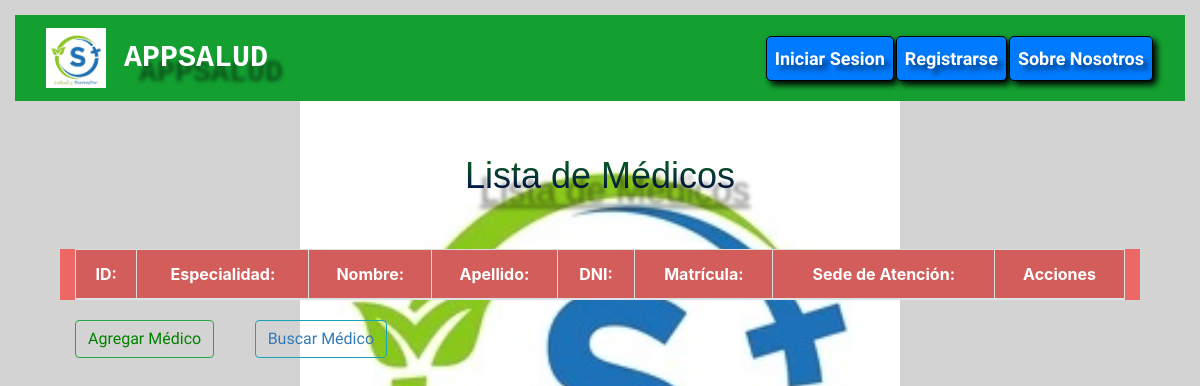
The app's page /medicos/, older data.
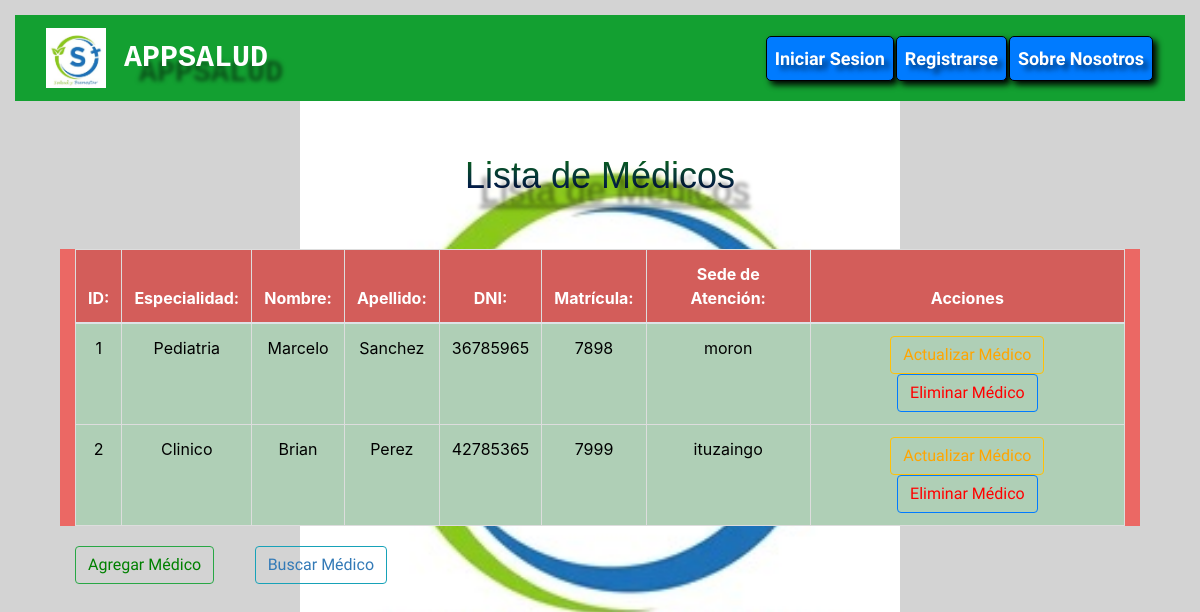
The same page, newer data.
### AppSalud/models.py (models this page shows, shortened)
class Medicos(models.Model):
    id_especialidad = models.ForeignKey(Especialidad, on_delete=models.CASCADE)
    nombre_medico = models.CharField(max_length=30)
    apellido_medico = models.CharField(max_length=30)
    dni_medico = models.IntegerField(max_length=30)
    id_matricula = models.ForeignKey(Matricula, on_delete=models.CASCADE)
    id_numero_de_consultorio = models.ForeignKey(Consultorio, on_delete=models.CASCADE)
    id_sede = models.ForeignKey(Sede_Clinica, on_delete=models.CASCADE)

class Especialidad(models.Model):
    nombre_especialidad = models.CharField(max_length=30)

class Matricula(models.Model):
    matricula = models.IntegerField(primary_key=True)
    numero_legajo = models.IntegerField(max_length=30)
    años_de_servicio = models.IntegerField(max_length=10)
    pacientes_atendidos = models.IntegerField(max_length=10)

class Sede_Clinica(models.Model):
    id_localidad = models.ForeignKey(Localidad, on_delete=models.CASCADE)
    telefono_sede = models.IntegerField(max_length=30)
    direccion_sede = models.CharField(max_length=30)
    email_sede = models.EmailField()

class Localidad(models.Model):
    localidad = models.CharField(max_length=30)
    provincia = models.CharField(max_length=30)

### AppSalud/views.py (the view)
# urls.py: path('medicos/', views.mostrar_medicos, name='Medicos'),
def mostrar_medicos(request):
    medico=Medicos.objects.all()
    context={'medico':medico}
    return render(request,'AppSalud/medicos.html', context=context)

### AppSalud/Templates/AppSalud/medicos.html (shortened to what this page needs)
{% extends "AppSalud/base.html" %}
{% load static %}
{% block codigoDinamico %}
<div class="container">
    <body style='background-color: lightgrey;'>
        <div class="container">
            <br>
            <h1><u>Lista de Médicos</u></h1>
            <br>
            <div class="container" style="background-color:#eb6864;">
                <table class="table table-active text-center">
                    <thead>
                        <tr>
                            <th scope="col">ID:</th>
                            <th scope="col">Especialidad:</th>
                            <th scope="col">Nombre:</th>
                            <th scope="col">Apellido:</th>
                            <th scope="col">DNI:</th>
                            <th scope="col">Matrícula:</th>
                            <th scope="col">Sede de Atención:</th>
                            <th scope="col">Acciones</th>
                        </tr>
                    </thead>
                    <tbody>
                        {% for medico in medico %}
                        <tr class="table-success text-center">
                            <td>{{medico.id}}</td>
                            <td>{{medico.id_especialidad.nombre_especialidad}}</td>
                            <td>{{medico.nombre_medico}}</td>
                            <td>{{medico.apellido_medico}}</td>
                            <td>{{medico.dni_medico}}</td>
                            <td>{{medico.id_matricula.matricula}}</td>
                            <td>{{medico.id_sede.id_localidad.localidad}}</td>
                            <td>
                                <button type="button" class="btn btn-outline-warning">
                                    <a href="{% url 'Actualizar_Medico' medico_id=medico.id %}" style='color: orange;'>Actualizar Médico</a>
                                </button>
                                <button type="button" class="btn btn-outline-primary">
                                    <a href="{% url 'Eliminar_Medico' medico_id=medico.id %}" style='color: red;'>Eliminar Médico</a>
                                </button>
                            </td>
                        </tr>
                        {% endfor %}
                    </tbody>
                </table>
            </div>
            <div class="container">
                <button type="button" class="btn btn-outline-success">
                    <a href="{% url 'Crear_Medico' %}" style='color: green;'>Agregar Médico</a>
                </button>
                <button type="button" class="btn btn-outline-info">
                    <a href="{% url 'Buscar_nombre_medico' %}" style='color: #337ab7;'>Buscar Médico</a>
                </button>
            </div>
        </div>
    </body>
</div>
{% endblock %}

### AppSalud/Templates/AppSalud/base.html (shortened to what this page needs)
{% load static %}
<!DOCTYPE html>
<html lang="en">
<head>
    <link href='https://bootswatch.com/5/journal/bootstrap.min.css' rel='stylesheet'/>
    <link rel="stylesheet" href="https://stackpath.bootstrapcdn.com/bootstrap/4.5.2/css/bootstrap.min.css">
    <link href="{% static "styles.css" %}" rel='stylesheet'/>
</head>
<body>
    <nav class="navbar navbar-expand-lg " data-bs-theme="dark">
        <div class="container-fluid">
            <a class="navbar-brand" href="{% url 'Home' %}"><img src="{% static 'salud.jpg' %}" width="60" height="60"> AppSalud</a>
            <div class="collapse navbar-collapse" id="navbarColor01">
                <ul class="navbar-nav me-auto">
                    {% if request.user.is_authenticated %}
                    <li class="nav-item">
                        <a class="nav-link" href="{% url 'Numeros_de_Turnos' %}">Turnos</a>
                    </li>
                    <li class="nav-item">
                        <a class="nav-link" href="{% url 'Medicos' %}">Medicos</a>
                    </li>
                    <li class="nav-item">
                        <a class="nav-link" href="{% url 'Matricula' %}">Matriculas</a>
                    </li>
                    <li class="nav-item">
                    <a class="nav-link" href="{% url 'Coberturas' %}">Coberturas</a>
                    </li>
                    <li class="nav-item">
                    <a class="nav-link" href="{% url 'Especialidades' %}">Especialidades</a>
                    </li>
                    <li class="nav-item">
                    <a class="nav-link" href="{% url 'Localidades' %}">Localidades</a>
                    </li>
                    <li class="nav-item">
                    <a class="nav-link" href="{% url 'Pacientes' %}">Pacientes</a>
                    </li>
                    <li class="nav-item">
                    <a class="nav-link" href="{% url 'Sedesclinicas' %}">Sedes</a>
                    </li>
                    <li class="nav-item1">
                        <a class="nav-link1" href="{% url 'Logout' %}">Cerrar Sesion</a>
                    </li>&nbsp;&nbsp;&nbsp;
                    <div class="container1">
                        {% if request.user.is_authenticated %}
                        <br>
                        <p><div class="nombre">{{user.username}},</div><br>
                            Bienvenido a
                            AppSalud
                        </p>
                        {% else %}
                        {% endif %}
                    </div>
                    {% else %}
                    <li class="nav-item">
                        <a class="nav-link" href="{% url 'Login' %}">Iniciar Sesion</a>
                    </li>
                    <li class="nav-item">
                        <a class="nav-link" href="{% url 'Registro' %}">Registrarse</a>
                    </li>
                    <li class="nav-item">
                        <a class="nav-link" href="{% url 'About' %}">Sobre Nosotros</a>
                    </li>
                    {% endif %}
                </ul>
            </div>
        </div>
    </nav><br>
    {% block codigoDinamico %}
    {% endblock %}
</body>
</html>

### AppSalud/static/styles.css (style rules this page uses)
body { background-image: url('salud.jpg'); background-size: 50%; background-position: center ; background-repeat: no-repeat; background-color: rgb(255, 255, 255); padding-left: 15px; padding-right: 15px; padding-top: 15px; padding-bottom: 15px; background-attachment:fixed; }
.navbar-brand { color: rgb(255, 255, 255); font-size: 30px; text-shadow: 15px 15px 4px rgba(0, 0, 0, 0.5); font-family:'Courier New', Courier, monospace; }
.navbar { background-color: rgb(138, 200, 27); padding: -10px; animation: slideInUp 1s ease-in-out; }
.nav-item { background-color: #007bff; text-align:unset; border: 1px solid #000000; border-radius: 5px; box-shadow: 4px 4px 6px rgba(2, 2, 2, 0.993); }
.navbar { background-color: #13a031; transition: background-color 0.3s; display: flex; justify-content: center; align-items: center; height: 30%; }
.nav-link { color: #ffffff; transition: color 0.3s; display: flex; align-items: center; height: 100%; padding: auto; text-shadow: 5px 5px 5px rgba(0, 0, 0, 0.5); }
.container { margin-top: 5px; }
.navbar-nav { justify-content: right; width: 100%; display: flex; }
.nav-item { margin: 0 1px; }
h1 { color: transparent; background: linear-gradient(0deg, #020457, #096b16); -webkit-background-clip: text; background-clip: text; font-size: 36px; text-shadow: 15px 15px 4px rgba(0, 0, 0, 0.5); font-family: 'Lucida Sans', 'Lucida Sans Regular', 'Lucida Grande', 'Lucida Sans Unicode', Geneva, Verdana, sans-serif; text-align: center; background-color: #131212; -webkit-background-clip: text; background-clip: text; }
li { transition: transform 0.3s; cursor:default; }
.table { border-collapse: collapse; width: 100%; margin: 20px 0; font-size: 1rem; text-align: left; background-color: #ffffff; transition: transform 0.2s; }
.table th, .table td { padding: 12px; border: 1px solid #dddddd; }
.table th { background-color: #eb6864; color: white; }
.btn a { text-decoration: none; color: inherit; }

Row changes from the older to the newer data that the page shows:
added Medicos: id "1", id_especialidad.nombre_especialidad "Pediatria", nombre_medico "Marcelo", apellido_medico "Sanchez", dni_medico "36785965", id_matricula.matricula "7898", id_sede.id_localidad.localidad "moron"
added Medicos: id "2", id_especialidad.nombre_especialidad "Clinico", nombre_medico "Brian", apellido_medico "Perez", dni_medico "42785365", id_matricula.matricula "7999", id_sede.id_localidad.localidad "ituzaingo"
